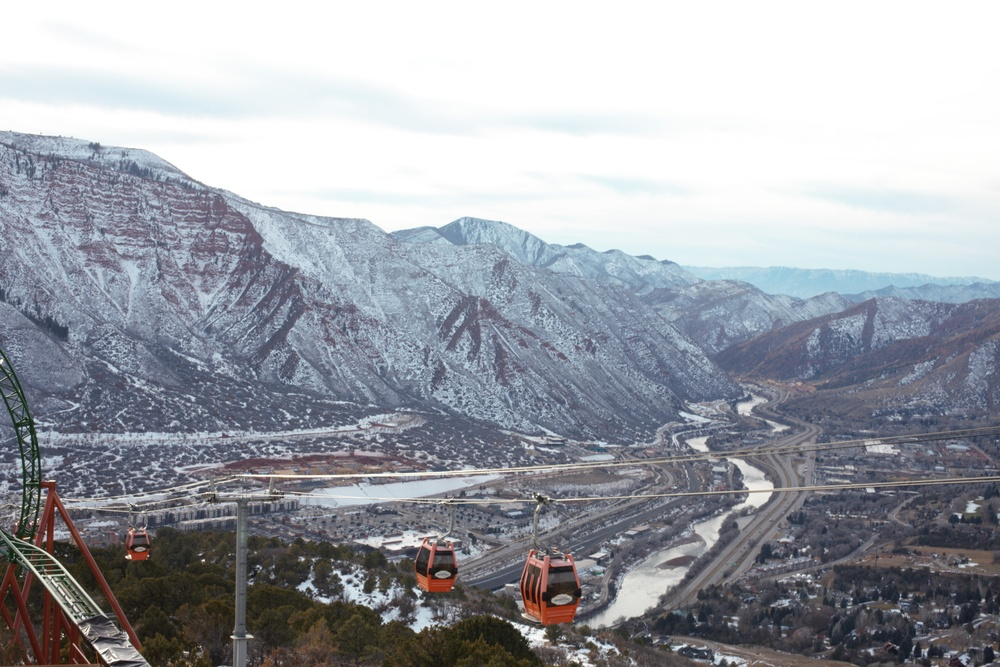
#> input picture Image Translation/IMG_9422.jpg, 1000 x 667 px, shrunk from 5616 x 3744 before the run, found by its file name
$ jupyter execute image_translation.ipynb
#> lines starting #> are read from the running program, lines starting #| are printed output that depends on the picture
# Understanding Translation Concept

Translation is a transformation that moves every pixel of an image by a fixed distance in a given direction.

If an image is translated by \((t_x, t_y)\), then each pixel at \((x, y)\) is moved to a new location:

\[
(x', y') = (x + t_x, y + t_y)
\]

where:
- \(t_x\) is the translation along the horizontal axis (left/right).
- \(t_y\) is the translation along the vertical axis (up/down).

## Representation Using Transformation Matrix

Translation can be expressed as a matrix operation:

\[
\begin{bmatrix}
x' \\
y' \\
1
\end{bmatrix}
=
\begin{bmatrix}
1 & 0 & t_x \\
0 & 1 & t_y \\
0 & 0 & 1
\end{bmatrix}
\begin{bmatrix}
x \\
y \\
1
\end{bmatrix}
\]

This homogeneous transformation matrix makes it easier to apply translation in computer vision applications.

[cell 1]
import cv2
import numpy as np
import matplotlib.pyplot as plt

[cell 2]
image = cv2.imread('Image Translation\IMG_9422.jpg')
#> image is the input picture: shape (667, 1000, 3); mean B, G, R 167.9, 160.7, 157.3
image = cv2.cvtColor(image, cv2.COLOR_BGR2RGB)

[cell 3]
plt.imshow(image)
plt.axis('off')

[cell 4]
tx, ty = 50,30 #shift 50 pixels in x direction and 30 pixels in y direction
translation_matrix = np.float32([[1,0,tx],[0,1,ty]]) #translation matrix for shifting image by tx and ty pixels
translated_image = cv2.warpAffine(image, translation_matrix, (image.shape[1], image.shape[0])) #applying translation matrix to image using warpAffine function of opencv library
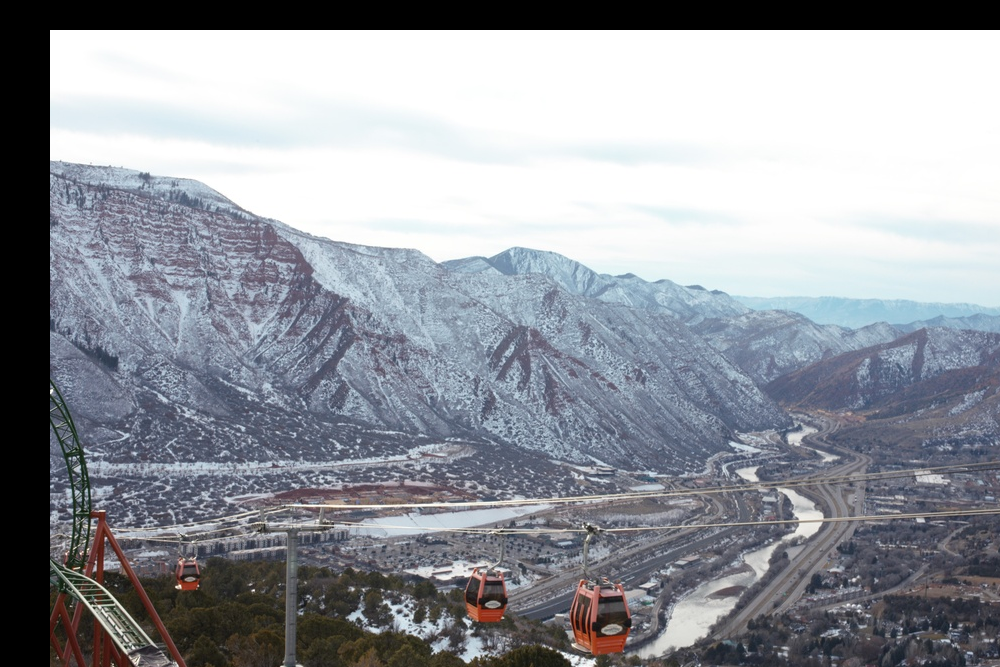
#> translated_image: shape (667, 1000, 3); mean R, G, B 146.4, 149.9, 156.9


$ run again, with Image Translation/IMG_9423.jpg copied over Image Translation/IMG_9422.jpg
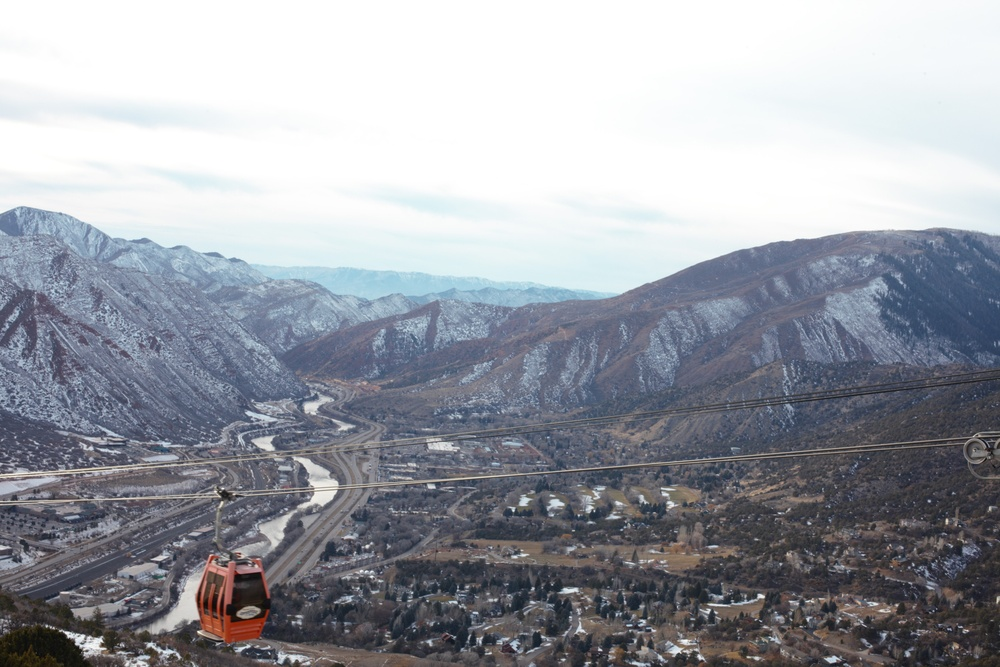
#> input picture Image Translation/IMG_9423.jpg, 1000 x 667 px, shrunk from 5616 x 3744 before the run, found by its file name
#> image is the input picture: shape (667, 1000, 3); mean B, G, R 165.6, 158.1, 154.8
#> `translated_image = cv2.warpAffine(image, translation_matrix, (image.sh..`:
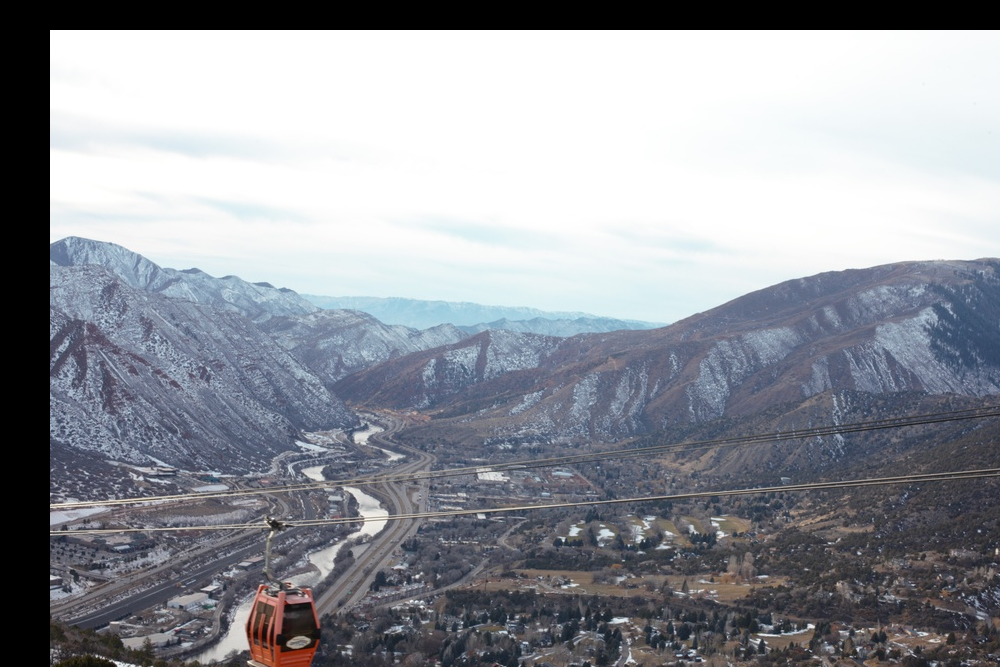
#> translated_image: shape (667, 1000, 3); mean R, G, B 145.1, 148.3, 155.4
